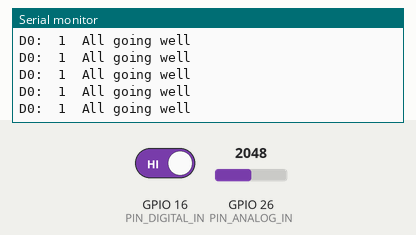
Simulated run of this sketch. Board: ESP32. On the bench: the last lines printed to the serial monitor. The inputs (shaded band) are chosen by the test bench; at power-on: GPIO 16 (PIN_DIGITAL_IN) HIGH, GPIO 26 (PIN_ANALOG_IN) = 2048.

Above: at 1.2 s.
1.3 s: GPIO 16 (PIN_DIGITAL_IN) driven LOW
At 1.31 s:
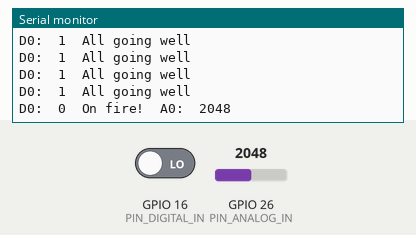
3.2 s: GPIO 26 (PIN_ANALOG_IN) set to 2866
At 3.21 s:
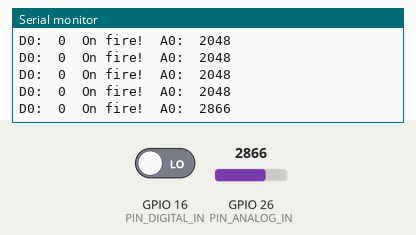
4.7 s: GPIO 26 (PIN_ANALOG_IN) set to 3603
At 4.72 s:
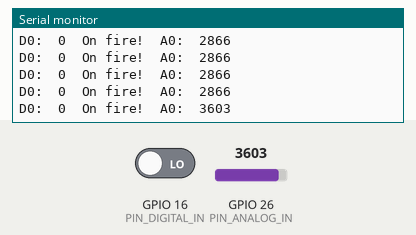
Timing chart, 0 to 7.7 s (numbered marks = the images above; inputs shaded):
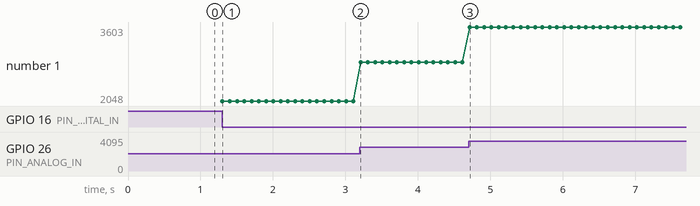

Measured:
- after the input at 1.3 s, the serial monitor: prints a new line at once (image 1)
- after the input at 3.2 s, the serial monitor: prints a new line at once (image 2)
- after the input at 4.7 s, the serial monitor: prints a new line at once (image 3)
- plotted number 1: 2048 → 2866 after the input at 3.2 s, 2866 → 3603 after the input at 4.7 s

The sketch:

Project_09_Flame_Sensor.ino
```cpp
//**********************************************************************************
/*
 * 名称   : Flame_Sensor
 * 功能   : 读取火焰传感器的数值
 * 作者   : http://www.keyes-robot.com/
*/
int val1 = 0;   //设置value1为0
int val2 = 0;   //设置value2为0
#define PIN_ANALOG_IN 26   //火焰传感器的模拟引脚定义为GPIO26
#define PIN_DIGITAL_IN 16   //火焰传感器的数字引脚定义为GPIO16

void setup() {
  Serial.begin(115200);   //波特率设置为115200
  pinMode(PIN_ANALOG_IN, INPUT);    //将传感器的模拟引脚设置为输入模式
  pinMode(PIN_DIGITAL_IN, INPUT);    //将传感器的数字引脚设置为输入模式
}

void loop() {
  val1 = analogRead(PIN_ANALOG_IN);    //读取传感器的模拟信号
  val2 = digitalRead(PIN_DIGITAL_IN);    //读取传感器的数字信号
  Serial.print("D0:  ");    //打印字符串D0:
  Serial.print(val2);    //打印且显示val2数值
  if (val2 == 0) {    //检测到火焰，输出低电平
    Serial.print("  On fire!");
    Serial.print("  A0:  ");
    Serial.println(val1);
    delay(100);
  }
  else {    //未检测到火焰，输出高电平
    Serial.println("  All going well");
    delay(100);
  }
}
//**********************************************************************************
```
